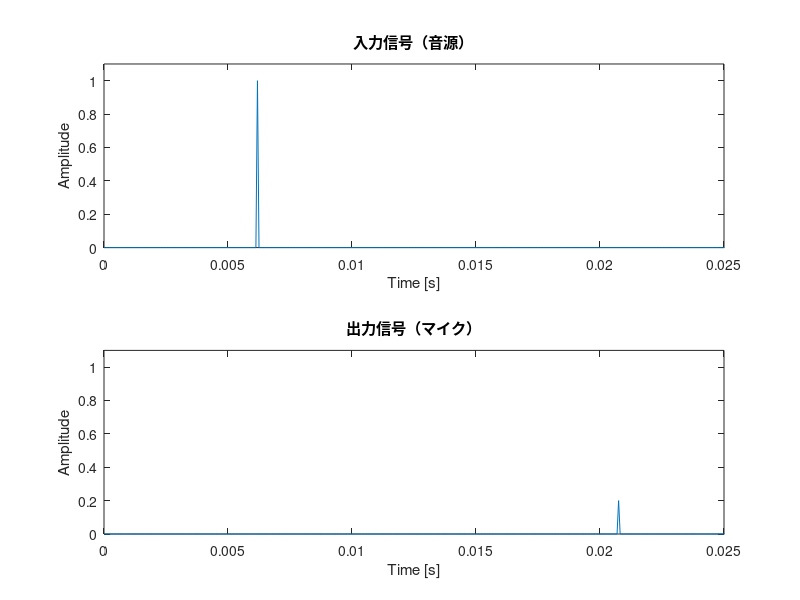

The MATLAB source for this figure:
clear; clc;

%% パラメータ設定
fs = 16000;              % サンプリング周波数 [Hz]
c = 343;                 % 音速 [m/s]

%% 音源とマイク位置（3D）
source_pos = [0, 0, 0];      % 音源位置
mic_pos    = [5, 0, 0];      % マイク位置

%% 距離計算
distance = norm(source_pos - mic_pos);

%% 遅延計算
delay_time = distance / c;           % 秒
delay_samples = round(delay_time * fs);

%% 減衰（逆距離）
attenuation = 1 / distance;

%% インパルス波生成
input_signal = zeros(fs,1);
input_signal(100) = 1;

%% モノラル化（必要なら）
% mean関数 : 行の平均: mean(A, 2) は、行列 A の各行の平均を含む列ベクトルを返します。
input_signal = mean(input_signal, 2);

%% 遅延付加。zerosで縦ベクトルに0を並べて、input_signalを縦結合。
delayed_signal = [zeros(delay_samples,1); input_signal];

%% 長さ調整。fs = 16000に揃える
delayed_signal = delayed_signal(1:length(input_signal));

%% 減衰適用
output_signal = attenuation * delayed_signal;

%% 正規化
%正規化とは最大値を1に揃える処理。
%つまり：一番大きい部分を基準に拡大しています。
%output_signal = output_signal / max(abs(output_signal));

%%時間に変換
t = (0:length(input_signal)-1) / fs;
t_out = (0:length(output_signal)-1) / fs;

%% 再生
%%sound(output_signal, fs);

%% 保存
audiowrite('output.wav', output_signal, fs);

%% グラフプロット
figure;
subplot(2,1,1);
plot(t, input_signal);
xlim([0 0.025])
ylim([0 1.1])
title('入力信号（音源）');
xlabel('Time [s]');
ylabel('Amplitude');
%exportgraphics(gcf, 'original_waveform.png', 'Resolution', 300);

subplot(2,1,2);
plot(t_out, output_signal);
xlim([0 0.025])
ylim([0 1.1])
title('出力信号（マイク）');
xlabel('Time [s]');
ylabel('Amplitude');
exportgraphics(gcf, './form/impulse_waveform.png', 'Resolution', 300);

%% 距離・遅延デバック表示
fprintf('距離: %.2f m\n', distance);
fprintf('遅延: %.5f 秒（%d サンプル）\n', delay_time, delay_samples);
fprintf('減衰: %.5f\n', attenuation);
